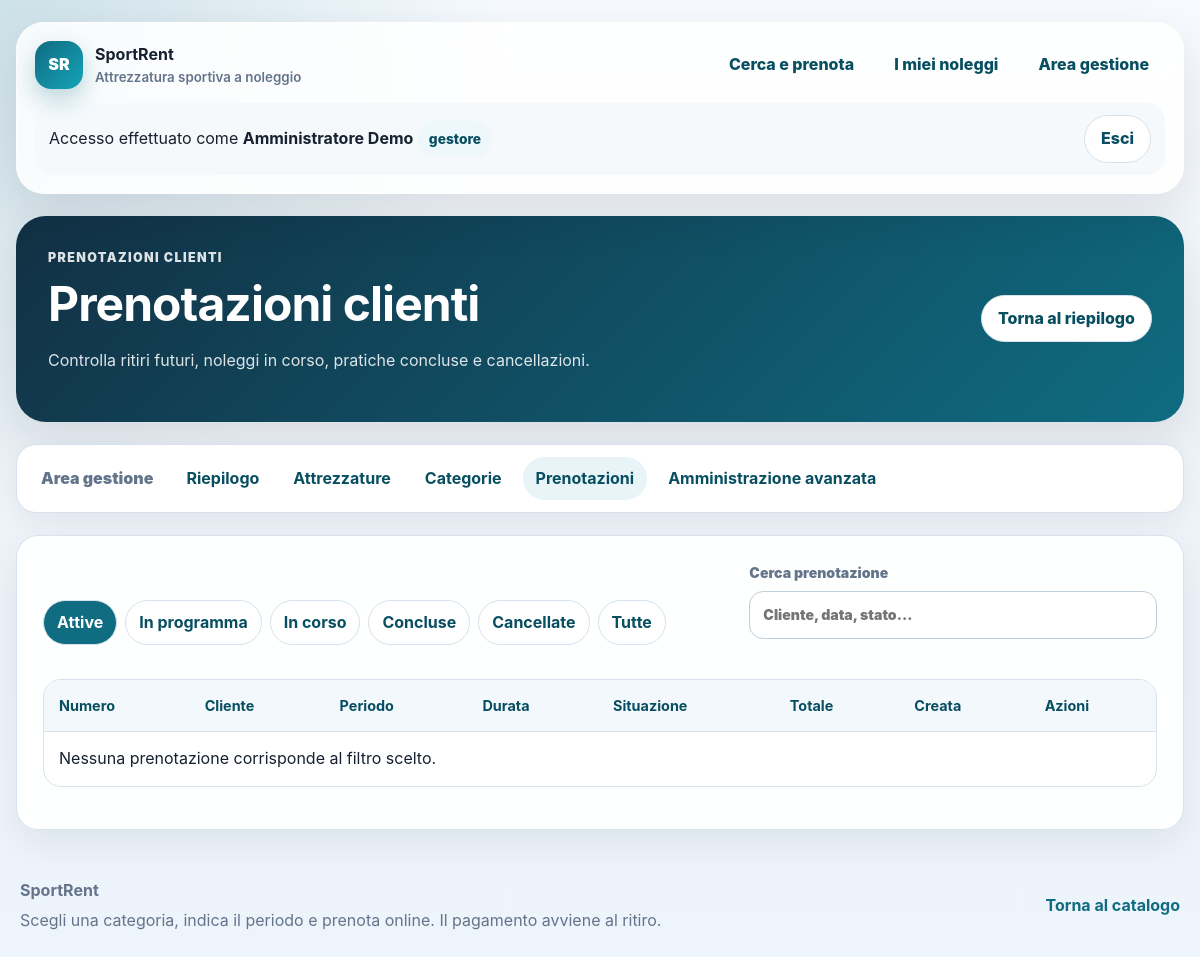
/gestione/prenotazioni/ (signed in), run on an earlier commit of the app's database.
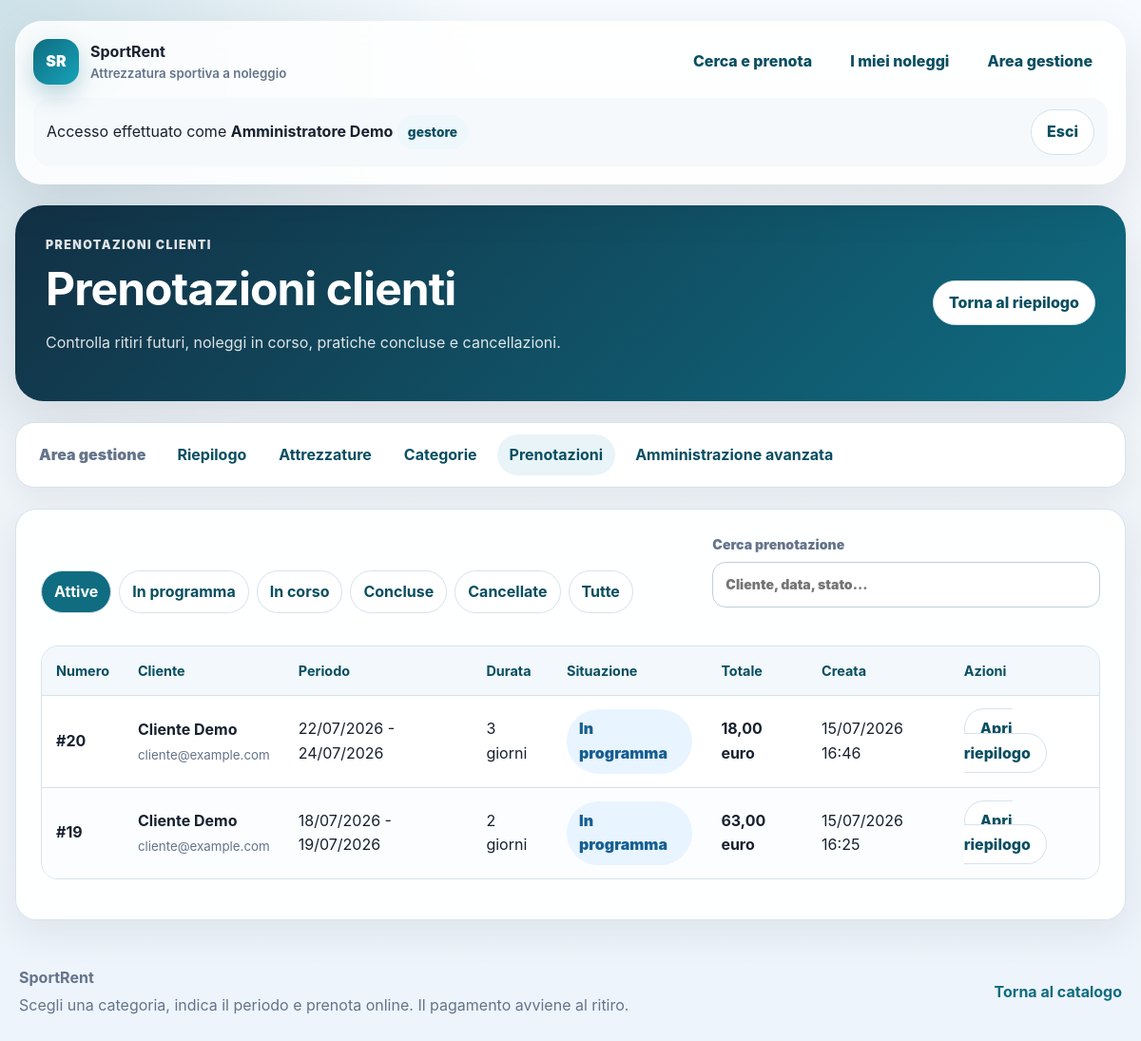
And on a later commit of the database.
### rentals/models.py (models this page shows, shortened)
class Reservation(models.Model):
    class Status(models.TextChoices):
        CONFIRMED = "confirmed", "Confermata"
        CANCELLED = "cancelled", "Cancellata"
    user = models.ForeignKey(
        settings.AUTH_USER_MODEL,
        on_delete=models.PROTECT,
        related_name="reservations",
        verbose_name="cliente",
    )
    start_date = models.DateField("data di inizio")
    end_date = models.DateField("data di fine")
    status = models.CharField(
        "stato",
        max_length=20,
        choices=Status.choices,
        default=Status.CONFIRMED,
    )
    created_at = models.DateTimeField("creata il", auto_now_add=True)
    cancelled_at = models.DateTimeField(
        "cancellata il",
        blank=True,
        null=True,
    )
    class Meta:
        verbose_name = "prenotazione"
        verbose_name_plural = "prenotazioni"
        ordering = ["-created_at"]
    @property
    def giorni_noleggio(self):
        if not self.start_date or not self.end_date:
            return 0
        return (self.end_date - self.start_date).days + 1
    @property
    def prezzo_totale(self):
        return sum(
            (item.subtotale for item in self.items.all()),
            Decimal("0.00"),
        )
    @property
    def fase_noleggio(self):
        if self.status == self.Status.CANCELLED:
            return "cancelled"
        today = timezone.localdate()
        if self.start_date > today:
            return "upcoming"
        if self.end_date < today:
            return "completed"
        return "in_progress"
    @property
    def etichetta_fase_noleggio(self):
        labels = {
            "upcoming": "In programma",
            "in_progress": "In corso",
            "completed": "Concluso",
            "cancelled": "Cancellato",
        }
        return labels[self.fase_noleggio]

class ReservationItem(models.Model):
    reservation = models.ForeignKey(
        Reservation,
        on_delete=models.CASCADE,
        related_name="items",
        verbose_name="prenotazione",
    )
    equipment = models.ForeignKey(
        Equipment,
        on_delete=models.PROTECT,
        related_name="reservation_items",
        verbose_name="attrezzatura",
    )
    quantity = models.PositiveIntegerField(
        "quantità",
        validators=[MinValueValidator(1)],
    )
    daily_price = models.DecimalField(
        "prezzo giornaliero applicato",
        max_digits=8,
        decimal_places=2,
    )
    class Meta:
        verbose_name = "riga prenotazione"
        verbose_name_plural = "righe prenotazione"
        constraints = [
            models.UniqueConstraint(
                fields=["reservation", "equipment"],
                name="unique_equipment_per_reservation",
            )
        ]
    @property
    def subtotale(self):
        return self.daily_price * self.quantity * self.reservation.giorni_noleggio

### rentals/views.py (the view)
@gestore_richiesto
def elenco_prenotazioni_gestore(request):
    reservations = Reservation.objects.select_related("user").prefetch_related(
        "items__equipment"
    )
    filtro_scelto = request.GET.get("filter", "active")
    filtri = _filtri_fase_prenotazioni(timezone.localdate())
    if filtro_scelto not in filtri:
        filtro_scelto = "active"
    reservations = reservations.filter(filtri[filtro_scelto])
    return render(
        request,
        "rentals/manager/reservation_list.html",
        {
            "reservations": reservations,
            "filtro_scelto": filtro_scelto,
        },
    )

### rentals/permissions.py (called while the page is built)
def utente_e_gestore(user):
    return (
        user.is_authenticated
        and (
            user.is_superuser
            or user.is_staff
            or user.groups.filter(name=NOME_GRUPPO_GESTORI).exists()
        )
    )

### rentals/views.py (called while the page is built)
def _filtri_fase_prenotazioni(today):
    return {
        "active": Q(
            status=Reservation.Status.CONFIRMED,
            end_date__gte=today,
        ),
        "upcoming": Q(
            status=Reservation.Status.CONFIRMED,
            start_date__gt=today,
        ),
        "in_progress": Q(
            status=Reservation.Status.CONFIRMED,
            start_date__lte=today,
            end_date__gte=today,
        ),
        "completed": Q(
            status=Reservation.Status.CONFIRMED,
            end_date__lt=today,
        ),
        "cancelled": Q(status=Reservation.Status.CANCELLED),
        "all": Q(),
    }

### templates/rentals/manager/reservation_list.html (shortened to what this page needs)
{% extends "base.html" %}
{% block content %}
<section class="page-hero page-hero--manager" aria-labelledby="manager-reservations-title">
    <div>
        <p class="eyebrow">Prenotazioni clienti</p>
        <h1 id="manager-reservations-title">Prenotazioni clienti</h1>
        <p>
            Controlla ritiri futuri, noleggi in corso, pratiche concluse e
            cancellazioni.
        </p>
    </div>
    <a class="button button--light" href="{% url 'manager_dashboard' %}">Torna al riepilogo</a>
</section>
{% include "rentals/manager/_navigation.html" %}
<section class="section-card">
    <div class="toolbar">
        <nav class="filter-pills" aria-label="Filtri prenotazioni">
            <a class="{% if filtro_scelto == 'active' %}is-active{% endif %}" href="?filter=active">Attive</a>
            <a class="{% if filtro_scelto == 'upcoming' %}is-active{% endif %}" href="?filter=upcoming">In programma</a>
            <a class="{% if filtro_scelto == 'in_progress' %}is-active{% endif %}" href="?filter=in_progress">In corso</a>
            <a class="{% if filtro_scelto == 'completed' %}is-active{% endif %}" href="?filter=completed">Concluse</a>
            <a class="{% if filtro_scelto == 'cancelled' %}is-active{% endif %}" href="?filter=cancelled">Cancellate</a>
            <a class="{% if filtro_scelto == 'all' %}is-active{% endif %}" href="?filter=all">Tutte</a>
        </nav>
        <label class="table-search">
            Cerca prenotazione
            <input type="search" data-table-search="manager-reservation-table" placeholder="Cliente, data, stato...">
        </label>
    </div>
    <div class="table-wrap">
        <table class="manager-table" id="manager-reservation-table" data-searchable-table>
            <thead>
                <tr>
                    <th scope="col">Numero</th>
                    <th scope="col">Cliente</th>
                    <th scope="col">Periodo</th>
                    <th scope="col">Durata</th>
                    <th scope="col">Situazione</th>
                    <th scope="col">Totale</th>
                    <th scope="col">Creata</th>
                    <th scope="col">Azioni</th>
                </tr>
            </thead>
            <tbody>
                {% for reservation in reservations %}
                    <tr>
                        <td><strong>#{{ reservation.pk }}</strong></td>
                        <td>
                            <strong>{{ reservation.user.get_full_name|default:reservation.user.username }}</strong>
                            <small>{{ reservation.user.email|default:"Email non indicata" }}</small>
                        </td>
                        <td>{{ reservation.start_date|date:"d/m/Y" }} - {{ reservation.end_date|date:"d/m/Y" }}</td>
                        <td>{{ reservation.giorni_noleggio }} giorni</td>
                        <td>
                            <span class="status-badge status-badge--{{ reservation.fase_noleggio }}">
                                {{ reservation.etichetta_fase_noleggio }}
                            </span>
                        </td>
                        <td><strong>{{ reservation.prezzo_totale }} euro</strong></td>
                        <td>{{ reservation.created_at|date:"d/m/Y H:i" }}</td>
                        <td>
                            <a class="button button--light" href="{% url 'reservation_detail' reservation.pk %}">
                                Apri riepilogo
                            </a>
                        </td>
                    </tr>
                {% empty %}
                    <tr>
                        <td colspan="8">Nessuna prenotazione corrisponde al filtro scelto.</td>
                    </tr>
                {% endfor %}
            </tbody>
        </table>
    </div>
</section>
{% endblock %}

What changed in the data, as far as the page shows it:
added Reservation: pk "20", user.get_full_name "Cliente Demo", user.email "cliente@example.com", start_date "22/07/2026", end_date "24/07/2026", giorni_noleggio "3", etichetta_fase_noleggio "In programma", prezzo_totale "18,00", created_at "15/07/2026 16:46"
added Reservation: pk "19", user.get_full_name "Cliente Demo", user.email "cliente@example.com", start_date "18/07/2026", end_date "19/07/2026", giorni_noleggio "2", etichetta_fase_noleggio "In programma", prezzo_totale "63,00", created_at "15/07/2026 16:25"
Also different on the page:
text no longer shown: "Nessuna prenotazione corrisponde al filtro scelto."
